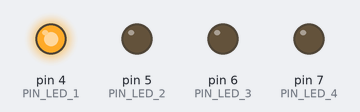
Bench run of a sketch on a simulated Arduino Uno, built with avr-gcc and run on an emulated ATmega328P. On the bench: output pins drawn as LEDs (lit = HIGH).

Above: at 0.15 s.
At 1.05 s:
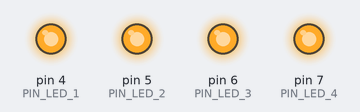
At 2.25 s:
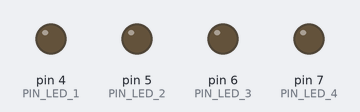
At 3.75 s:
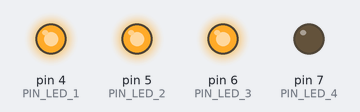
At 5.25 s:
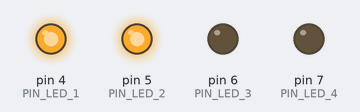
Timing chart, 0 to 5.5 s (numbered marks = the images above):
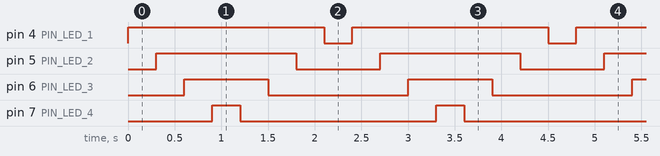

The sketch:

Ejercicio07-Ines.ino
```cpp
#define PIN_LED_1 4
#define PIN_LED_2 5 //PWM
#define PIN_LED_3 6 //PWM
#define PIN_LED_4 7

void setup() {
  pinMode(PIN_LED_1, OUTPUT);
  pinMode(PIN_LED_2, OUTPUT);
  pinMode(PIN_LED_3, OUTPUT);
  pinMode(PIN_LED_4, OUTPUT);

  Serial.begin(9600);

}

void loop() {
  for (int i = PIN_LED_1; i <= PIN_LED_4; i++) {
    digitalWrite(i, HIGH);
    delay(300);
  }
  for (int i = PIN_LED_4; i >= PIN_LED_1; i--) {
    digitalWrite(i, LOW);
    delay(300);
  }
}
```

Measured:
- by itself, pin 4 (PIN_LED_1): alternates HIGH for 2.1 s and LOW for 0.30 s
- by itself, pin 5 (PIN_LED_2): alternates HIGH for 1.5 s and LOW for 0.90 s
- by itself, pin 6 (PIN_LED_3): alternates HIGH for 0.90 s and LOW for 1.5 s
- by itself, pin 7 (PIN_LED_4): alternates HIGH for 0.30 s and LOW for 2.1 s
